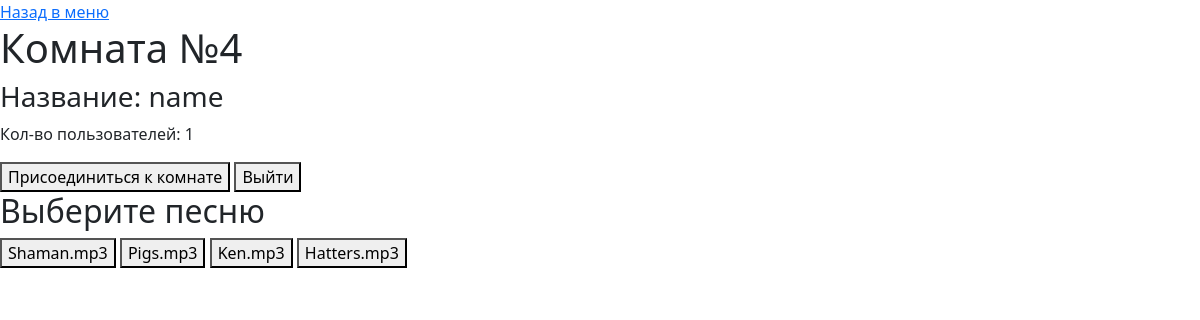
The app's page /service/room/4/ (signed in) with its own data.
### app/models.py (models this page shows, shortened)
class Room(models.Model):
    name = models.CharField(max_length=255)
    mx_users = models.IntegerField()
    amount_of_users = models.IntegerField(default = 1)
    song = models.CharField(max_length=255)
    timer = models.IntegerField()

class Song(models.Model):
    name = models.CharField(max_length=255)
    length = models.IntegerField()
    def __str__(self):
        return self.name

### app/views.py (the view)
# urls.py: path('service/room/<int:name>/', views.roomTemplate_page, name='roomTemplate_page'),
def roomTemplate_page(request, name):
    content={}
    room = Room.objects.get(id=name)
    songs = Song.objects.all()
    user = Account.objects.get(id=request.user.id)
    content['room'] = room
    content['songs'] = [song for song in songs]
    if request.method == 'POST' and 'AddToRoom' in request.POST:
        user.room = name
        user.save()
        return HttpResponseRedirect(f'/service/room/{name}/')
    if request.method == 'POST' and 'LeaveToRoom' in request.POST:
        user.room = 0
        user.save()
        return HttpResponseRedirect(f'/service/room/{name}/')
    return render(request, 'room.html', content)

### app/templates/room.html (shortened to what this page needs)
{% extends "base.html" %}
{% block content %}
{% load static %}
<a class="uk-button uk-button-default" href="/service/">Назад в меню</a>
<h1>Комната №{{room.id}}</h1>
<h3 class="uk-card-title"> Название: {{room.name}}</h3>
<p>Кол-во пользователей: {{room.amount_of_users}}</p>
<form class="uk-grid-small" method="post" enctype="multipart/form-data" uk-grid>
        <button
            class="uk-button uk-button-primary uk-width-1-3 uk-margin-medium-right uk-border-rounded"
            type="submit" name="AddToRoom">Присоединиться к комнате</button>
        <button
            class="uk-button uk-button-danger uk-width-1-3 uk-margin-medium-right uk-border-rounded"
            type="submit" name="LeaveToRoom">Выйти</button>
</form>
<h2>Выберите песню</h2>
<form id="songForm" method="post" enctype="multipart/form-data" uk-grid>
    {% for song in songs %}
        <button
            class="uk-button uk-button-secondary uk-width-1-3 uk-margin-medium-right uk-border-rounded song-button"
            data-song-name="{{ song }}"
            data-song-id = "{{ song.id }}"
            type="button">
            {{ song }}
        </button>
    {% endfor %}
</form>
{% endblock %}

### records on screen
Room: id "4", name "name", amount_of_users "1"
Song: name "Shaman.mp3"
Song: name "Pigs.mp3"
Song: name "Ken.mp3"
Song: name "Hatters.mp3"
